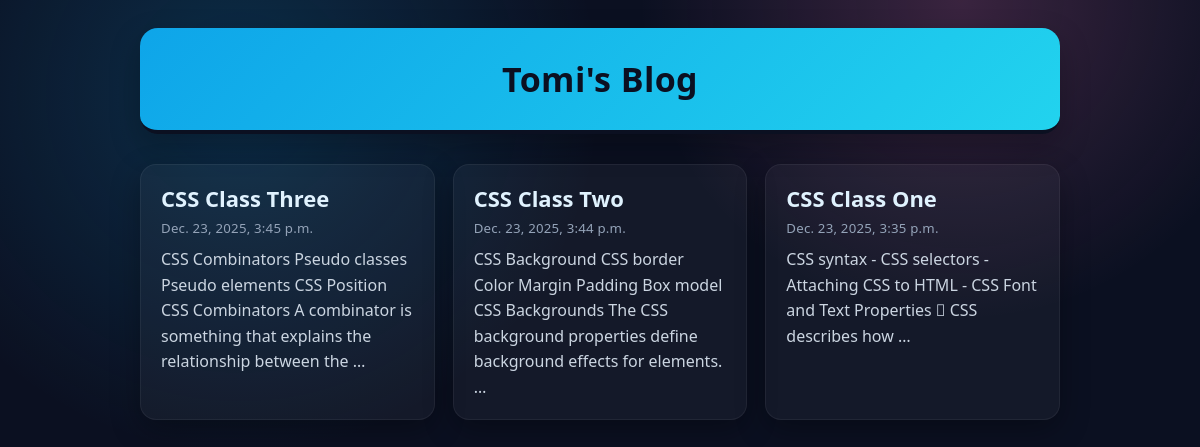
The page / on the database its author committed.
### posts/models.py (models this page shows)
class Post(models.Model):
    title = models.CharField(max_length=100)
    body = models.TextField()
    created_at = models.DateTimeField(default=datetime.now, blank=True)

### posts/views.py (the view)
# urls.py: path('', views.index, name='index'),
def index(request):
    posts = Post.objects.all()
    return render(request, 'index.html', {'posts': posts})

### templates/index.html (shortened to what this page needs)
<!DOCTYPE html>
<html>
<head>
</head>
<body>
<div class="page">
  <div class="header">
    <h2>Tomi's Blog</h2>
  </div>
  <div class="row">
    <div class="leftcolumn">
      <div class="posts">
        {% for post in posts reversed %}
        <div class="card">
          <a class="post-link" href="{% url 'post' post.id %}">
            <h2>{{post.title}}</h2>
            <h5>{{post.created_at}}</h5>
            <p>{{post.body|truncatewords:20}}</p>
          </a>
        </div>
        {% endfor %}
      </div>
    </div>
  </div>
</div>
</body>
</html>

### templates/index.html (style rules this page uses)
* { box-sizing: border-box; }
body { font-family: "Poppins", "Segoe UI", sans-serif; padding: 0; margin: 0; background: radial-gradient(circle at 20% 20%, #0ea5e933, transparent 35%), radial-gradient(circle at 80% 0%, #f472b633, transparent 30%), #0b1021; color: #e2e8f0; }
.page { max-width: 960px; margin: 0 auto; padding: 28px 20px 48px; }
.header { padding: 28px 24px; text-align: center; background: linear-gradient(135deg, #0ea5e9, #22d3ee); border-bottom: 4px solid #0b1021; box-shadow: 0 12px 30px rgba(0, 0, 0, 0.25); border-radius: 18px; margin-bottom: 30px; }
.header h2 { margin: 0; font-size: 34px; letter-spacing: 0.4px; color: #0b1021; }
.leftcolumn { float: left; width: 100%; }
.posts { display: grid; grid-template-columns: repeat(auto-fit, minmax(280px, 1fr)); gap: 18px; }
.card { background-color: rgba(255, 255, 255, 0.04); padding: 18px 20px; border-radius: 16px; border: 1px solid rgba(255, 255, 255, 0.06); box-shadow: 0 10px 30px rgba(0, 0, 0, 0.3); transition: transform 160ms ease, box-shadow 160ms ease, border-color 160ms ease; }
.post-link { text-decoration: none; color: inherit; display: block; }
.post-link h2 { margin: 0 0 6px; font-size: 22px; color: #e0f2fe; }
.post-link h5 { margin: 0 0 10px; font-weight: 500; letter-spacing: 0.2px; color: #94a3b8; }
.post-link p { margin: 0; line-height: 1.6; color: #cbd5e1; }
.row:after { content: ""; display: table; clear: both; }

### rows shown on the page
Post: title "CSS Class Three", created_at "Dec. 23, 2025, 3:45 p.m.", body "CSS Combinators Pseudo classes Pseudo elements CSS Position CSS Combinators A combinator is something that explains the relationship between the …"
Post: title "CSS Class Two", created_at "Dec. 23, 2025, 3:44 p.m.", body "CSS Background CSS border Color Margin Padding Box model CSS Backgrounds The CSS background properties define background effects for elements. …"
Post: title "CSS Class One", created_at "Dec. 23, 2025, 3:35 p.m.", body "CSS syntax - CSS selectors - Attaching CSS to HTML - CSS Font and Text Properties  CSS describes how …"
